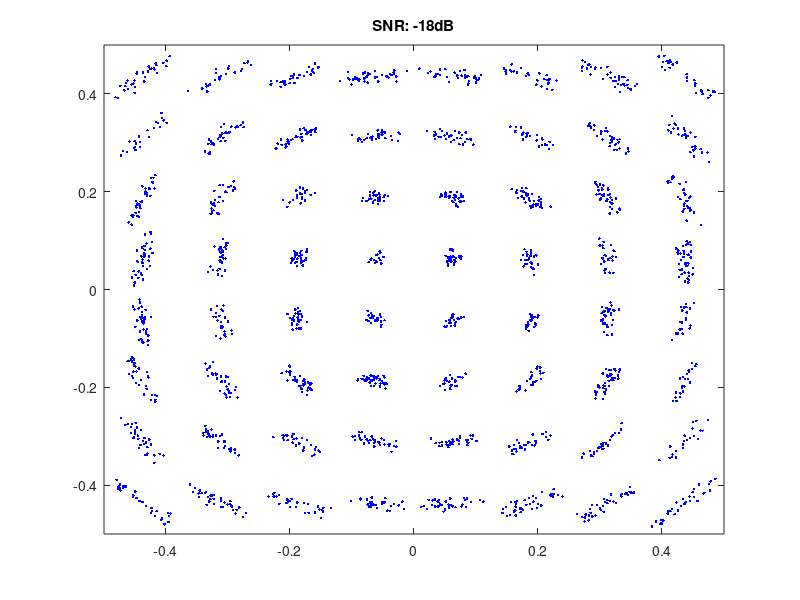

This figure's MATLAB source:
% script matrix1

n_symbols = 2048
dim = 8

% common functions
addpath("../RFlib")


% Generating the random symbols

iq = []

ri = randi([0 dim-1], 1, n_symbols);
rq = randi([0 dim-1], 1, n_symbols);


for fp = 1:n_symbols
    iq = [iq; ((ri(fp) - ((dim - 1) / 2)) / dim + j * ((rq(fp) - ((dim - 1) / 2))) / dim)]
end


% Adding white noise

iq_o = iq
iq = []
SNRdB = -18

noiselevel = 10^(SNRdB/10)
for fp = 1:n_symbols
    noisem = rand(1) * noiselevel
    noisea = rand(1) * 2 * pi
    noisesignal = noisem * (cos(noisea) + j*sin(noisea))
    iq = [iq; iq_o(fp) + noisesignal]
end


% Adding phase noise

iq_o = iq
iq = []

noiselevel = 0.2

for fp = 1:n_symbols

    cm = abs(iq_o(fp))
    ca = arg(iq_o(fp))
    noisei = (-0.5 + rand(1)) * noiselevel
    d = cm * (cos(ca + noisei) + j*sin(ca + noisei))
    iq = [iq; d]
end


% Plotting

ri = []
rq = []
for fp = 1:n_symbols
    ri = [ri; real(iq(fp))]
    rq = [rq; imag(iq(fp))]
end

plot(ri, rq, "b.", "LineWidth", 3)
axis([(-0.5) (0.5) (-0.5) (0.5)])
title("SNR: -18dB")

pause()

